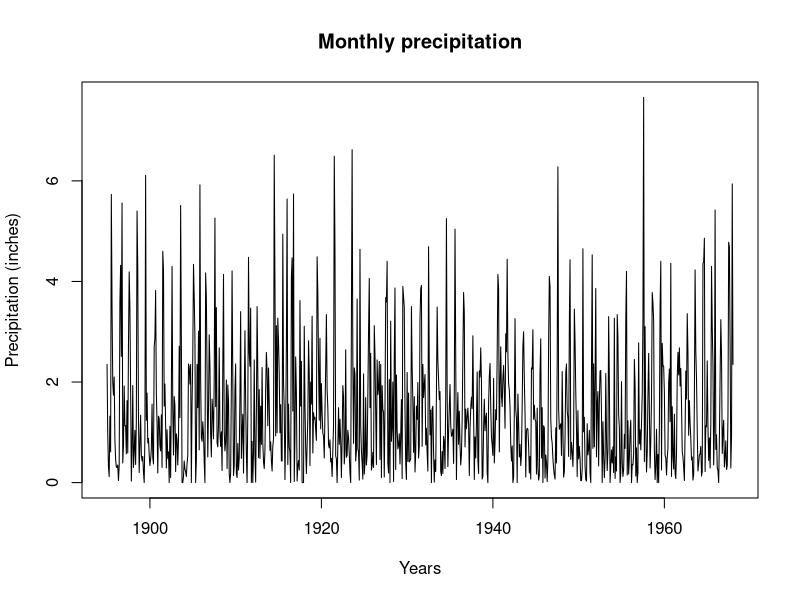
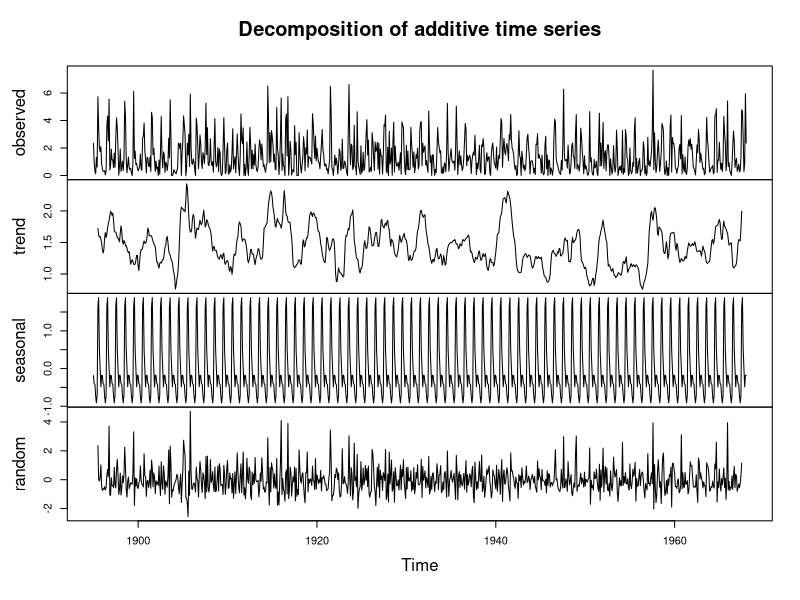
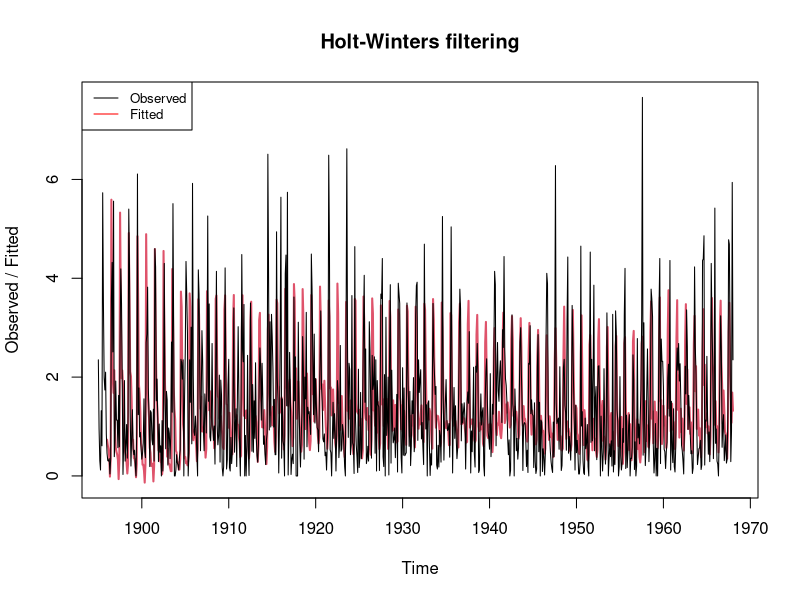

Here is the R script that generated these plots, in order: (Note: this script raises an error after producing the figures.)
## ---- chunk 1
knitr::opts_chunk$set(echo = TRUE, cache = TRUE)
## ---- chunk 2

library(tseries) #for base ts stuff
library(forecast) #for holtz-winters stuff
library(TTR)
library(stats)


PPT_mth<-read.csv("PRISM_ppt_1895-2015Mo2.csv", head=T, skip=10) 

#list(PPT_mth)
str(PPT_mth) # looking at the structure of the data


ts(PPT_mth$ppt..inches,start=c(1895,1), frequency =12, end=c(1968)) ->pptimeseries # reading in the data in a time series format

str(pptimeseries) # looking at the structure of ppt
plot.ts(pptimeseries, main="Monthly precipitation", xlab="Years", ylab= "Precipitation (inches)") # Plotting the timeseries


# Decomposition of the additive time series
pptimeseriescomponents<-decompose(pptimeseries)


# Plotting the trend, seasonal and irregular(random) components
plot(pptimeseriescomponents)



#Using HoltWinters to predict timeseries
HoltWinters(pptimeseries) -> pptimeseries2 # predicting using HoltWinters() function
plot(pptimeseries2, lwd=2) # Plotting the forecast against the original data
legend("topleft", col=c("black","red"), c("Observed", "Fitted"), lty=1,cex = 0.8)



# To make foreast for furture times not included in original time series
pptimeseries3 <-forecast.HoltWinters(pptimeseries2, h=48) 
plot.forecast(pptimeseries3)

# Investigation whether the model can be improved upon


#auto-corrillation function
acf(pptimeseries3$residuals, na.action=na.pass, lag.max=20)

#The in-sample forecast errors are stored in the named element "residuals" of the list variable returned by forecast.HoltWinters().
Box.test(pptimeseries3$residuals, lag=20, type="Ljung-Box")

# make a time plot to look at variance
plot.ts(pptimeseries3$residuals) 


na.remove(pptimeseries3$residuals) -> PPT_S_R
# Function to check if errors are normally distributed
plotForecastErrors <- function(PPT_S_R)
{

  # make a histogram of the forecast errors:
  mybinsize <- IQR(PPT_S_R)/4
  mysd   <- sd(PPT_S_R)
  mymin  <- min(PPT_S_R) - mysd*5
  mymax  <- max(PPT_S_R) + mysd*3
  
# generate normally distributed data with mean 0 and standard deviation mysd
  
  mynorm <- rnorm(10000, mean=0, sd=mysd)
  mymin2 <- min(mynorm)
  mymax2 <- max(mynorm)
  if (mymin2 < mymin) { mymin <- mymin2 }
  if (mymax2 > mymax) { mymax <- mymax2 }

# make a red histogram of the forecast errors, with the normally distributed data overlaid:
  
  mybins <- seq(mymin, mymax, mybinsize)
  hist(PPT_S_R, col="red", freq=FALSE, breaks=mybins)
  
# freq=FALSE ensures the area under the histogram = 1
# generate normally distributed data with mean 0 and standard deviation mysd
  myhist <- hist(mynorm, plot=FALSE, breaks=mybins)
# plot the normal curve as a blue line on top of the histogram of forecast errors:
  points(myhist$mids, myhist$density, type="l", col="blue", lwd=2)
}

# make a histogram
plotForecastErrors(PPT_S_R) 

## ---- chunk 3
data(co2)
str(co2)

plot(co2)
## ---- chunk 4
acf(co2,type = "correlation")
## ---- chunk 5
# subtracting yearly mean
yearlymean <- ave(co2, gl(39, 12), FUN = mean)
co2.dt <- co2 - yearlymean

# blackbox way to do it but not necessary
# co2.dt <- pracma::detrend(co2.m, tt = "constant")
# co2.dt <- ts(as.numeric(co2.dt), start = c(1959, 1), frequency = 12)
# will get the same result as above

## ---- chunk 6
plot(co2.dt)
## ---- chunk 7
monthplot(co2.dt, ylab = "data")
## ---- chunk 8
acf(co2.dt, type = "correlation")
## ---- chunk 9
# differencing once
co2.dt.dif <- diff(co2.dt,lag = 12)
plot(co2.dt.dif)
## ---- chunk 10
monthplot(co2.dt.dif, ylab = "data")
## ---- chunk 11
acf(co2.dt.dif, type = "correlation")
## ---- chunk 12
co2.stl <- stl(co2,s.window = "periodic")
plot(co2.stl)
# black box?
## ---- chunk 13
acf(co2.dt.dif, type = "correlation")
## ---- chunk 14
# ARIMA(1,0,0)[12]
# without seasonality on fully differenced data
results <- arima0(co2.dt.dif, order = c(1,0,0), include.mean = FALSE)
# exclude mean because estimation of mean is 0, since mean was taken out in the detrending

# ARIMA(1,0,0)(0,1,1)[12]
# with seasonality on detrended data with seasonality
resultsseason <- arima0(co2.dt, order = c(1,0,0), seasonal = c(0,1,1), include.mean = FALSE)
# order and season = c(p,d,q) c(AR, degree of differencing, MA order)

results
resultsseason

acf(results$residuals)
acf(resultsseason$residuals)
## ---- chunk 15
resultsauto <- forecast::auto.arima(co2)
resultsauto

acf(resultsauto$residuals)
## ---- chunk 16
# plot
fitted.co2.dt <- co2.dt - resultsseason$residuals
ts.plot(co2.dt, fitted.co2.dt, col = 1:2)

# on original data
fitted.co2 <- fitted.co2.dt + yearlymean
ts.plot(co2, fitted.co2, col = 1:2)
## ---- chunk 17
final <- arima0(co2, order = c(1,1,0), seasonal = c(0,1,1))
acf(final$residuals)
## ---- chunk 18

co2.fitted <- co2 - final$residuals
predict.final <- predict(final,n.ahead = 36,se.fit = FALSE)

ts.plot(co2, co2.fitted, predict.final, col = 1:3)

# and standard error 
# from which you can get confidence intervals
predict.final.se <- predict(final,n.ahead = 36)

## ---- chunk 19
data() # lists the different r datasets

head(austres) # Numbers (in thousands) of Australian residents measured quarterly from March 1971 to March 1994. The object is of class "ts".
